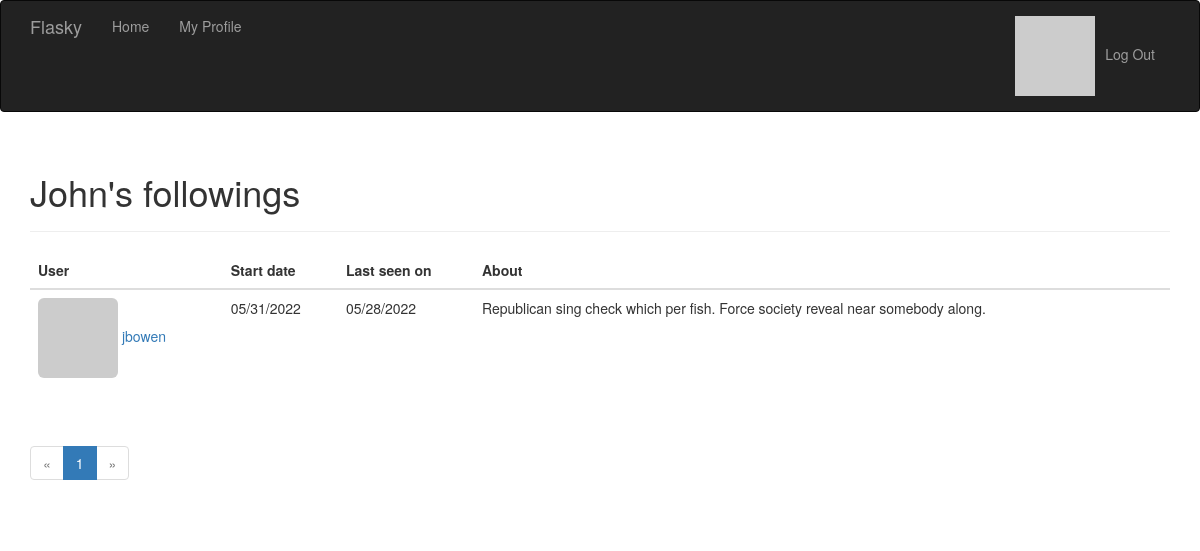
The app's page /followings/John (signed in) with its own data.
### app/factories/__init__.py (models this page shows, shortened)
class GenericUser(User):
    __mapper_args__ = {
        "polymorphic_identity": "GenericUser",
    }

### app/models.py (models this page shows)
class Follow(db.Model):
    __tablename__ = 'follows'
    follower_id = db.Column(db.Integer, db.ForeignKey('users.id'),
                            primary_key=True)
    following_id = db.Column(db.Integer, db.ForeignKey('users.id'),
                            primary_key=True)
    timestamp = db.Column(db.DateTime, default=datetime.utcnow)
    trigger = db.Column(db.Text())

### app/main/views.py (the view)
@main.route("/followings/<username>")
def followings(username: str):
    if username is None:
        flash("Invalid user input!")
        return redirect(url_for("main.index"))
    followingsAsFollowInstance = db.session.query(User).filter_by(username=username).first().following
    page = request.args.get('page', 1, type=int)
    pagination: "flask_sqlalchemy.Pagination" = followingsAsFollowInstance.paginate(
        page, per_page=current_app.config["FLASKY_POSTS_PER_PAGE"],
        error_out = False
    )
    followingsCurrentPage = pagination.items
    fols = [{"username": followingAsFollowInstance.following.username,
            "timestamp": followingAsFollowInstance.timestamp,
            "last_seen": followingAsFollowInstance.following.last_seen,
            "about_me": followingAsFollowInstance.following.about_me,
            "gravatar": followingAsFollowInstance.following.gravatar(size=40)}
            for followingAsFollowInstance in followingsCurrentPage]
    return render_template("followers.html",
                            fols = fols,
                            page = page,
                            username = username,
                            pagination = pagination,
                            title = "followings",
                            endpoint = "main.followings")

### app/auth/views.py (called while the page is built)
@auth.before_app_request
def before_request():
    if current_user.is_authenticated:
        current_user.ping()

### app/main/__init__.py (called while the page is built)
@main.app_context_processor
def inject_permissions():
    return dict(Permission=Permission)

### app/models.py (called while the page is built)
@login_manager.user_loader
def load_user(user_id):
    return db.session.get(User, {"id": int(user_id)})

    def can(self, permission: str) -> bool:
        return self.role is not None and self.role.has_permission(permission)

    def ping(self):
        self.last_seen = datetime.utcnow()
        db.session.add(self)
        db.session.commit()

    def gravatar(self, size=100, default='retro', rating='g'):
        url = "https://www.gravatar.com/avatar"
        hash = self.avatar_hash or self.gravatar_hash()
        return f'{url}/{hash}?s={size}&d={default}&r={rating}'

    def has_permission(self, perm):
        return self.permissions & perm == perm

### app/templates/followers.html (shortened to what this page needs)
{% extends "base.html" %}
{% import "_macros.html" as macros %}
{% block page_content %}
<div class="page-header">
    <h1>{{ username }}&#39;s {{ title }}</h1>
</div>
<table class="table">
    <thead>
      <tr>
        <th scope="col">User</th>
        <th scope="col">Start date</th>
        <th scope="col">Last seen on</th>
        <th scope="col">About</th>
      </tr>
    </thead>
    <tbody>
    {% for fol in fols %}
      <tr>
        <td>
            <a href = "{{url_for('main.user', username = fol.username) }}", style = "float:left">
                <img class="img-rounded"
                    src = "{{fol.gravatar}}">
                    {{ fol.username }}
            </a>
        </td>
        <td>{{moment(fol.timestamp).format("L")}}</td>
        <td>{{moment(fol.last_seen).format("L")}}</td>
        <td>{{ fol.about_me }}</td>
      </tr>
      {% endfor %}
    </tbody>
  </table>
  <div class="pagination">
    {{ macros.pagination_widget(pagination, endpoint, username = username) }}
  </div>
{%endblock%}

### records on screen
GenericUser: username "John"
Follow: username "jbowen", timestamp "05/31/2022", about_me "Republican sing check which per fish. Force society reveal near somebody along."
GenericUser: last_seen "05/28/2022"

### other values on screen
{{ title }} "followings"
{{ p }} "1"
